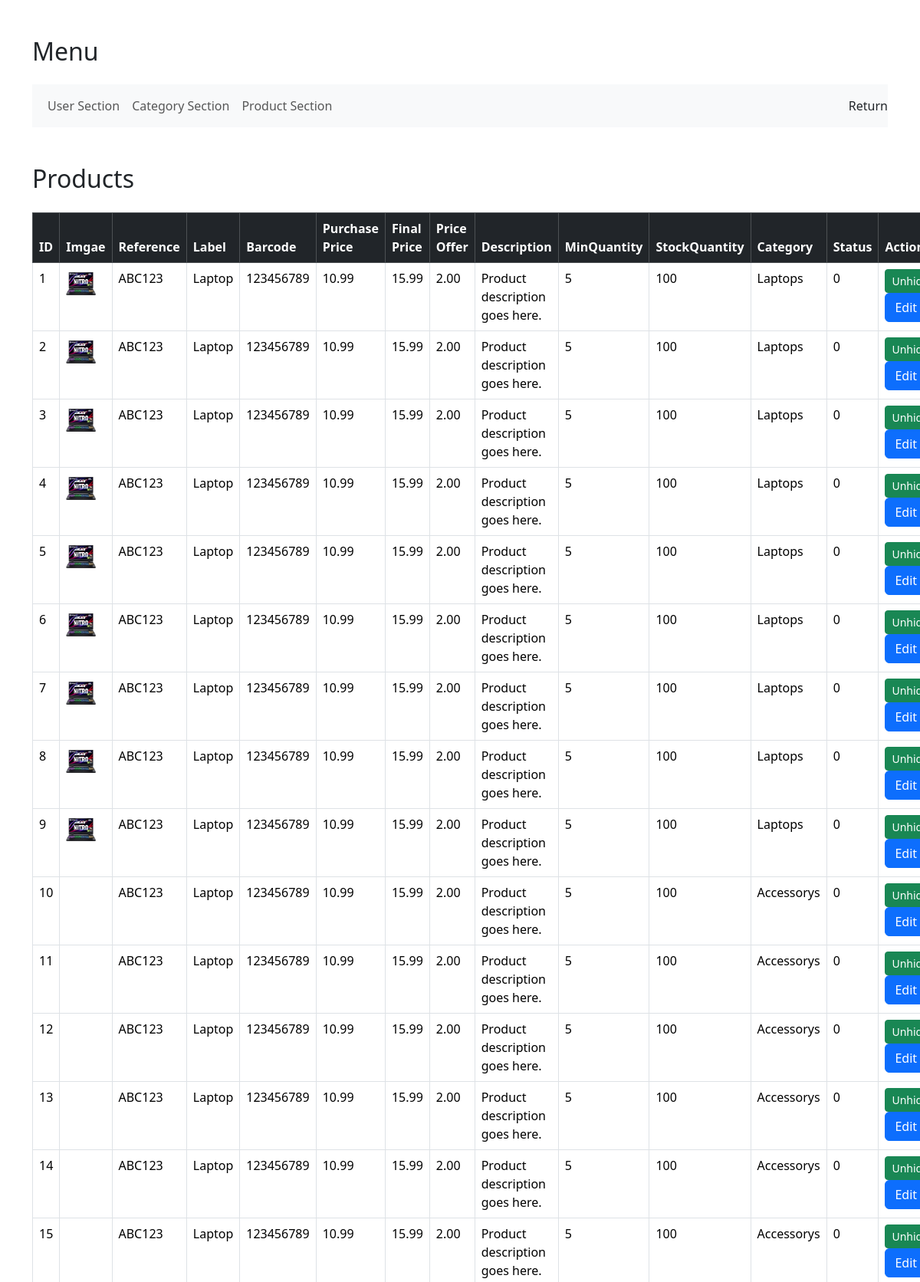
Page /dashboard.php?page=product-management (upper part) on the committed database.
### tables this page shows
CREATE TABLE Products (
    ProductID INT PRIMARY KEY AUTO_INCREMENT,
    Reference VARCHAR(255) NOT NULL,
    Image VARCHAR(255) NOT NULL,
    Barcode VARCHAR(255) NOT NULL,
    Label VARCHAR(255) NOT NULL,
    PurchasePrice DECIMAL(10, 2) NOT NULL,
    FinalPrice DECIMAL(10, 2) NOT NULL,
    PriceOffer VARCHAR(255) NOT NULL,
    Description TEXT NOT NULL,
    MinQuantity INT NOT NULL,
    StockQuantity INT NOT NULL,
    Category VARCHAR(255) NOT NULL,
    Hidden BOOLEAN DEFAULT FALSE NOT NULL
);

### product-management.php (the view, shortened to what this page needs)
<?php
include 'db_cnx.php';
$sql = "SELECT * FROM Products";
$result = $conn->query($sql);
$products = [];
if ($result->num_rows > 0) {
    while ($row = $result->fetch_assoc()) {
        $products[] = $row;
    }
}
?>
<!DOCTYPE html>
<html lang="en">
<head>
    <link href="https://cdn.jsdelivr.net/npm/bootstrap@5.3.2/dist/css/bootstrap.min.css" rel="stylesheet"
>
    <link rel="stylesheet" href="https://cdnjs.cloudflare.com/ajax/libs/font-awesome/6.0.0/css/all.min.css"
 />
</head>
<body>
    <div class="container mt-5">
        <h2 class="mb-4">Products</h2>
        <table class="table table-bordered">
            <thead class="table-dark">
                <tr>
                    <th>ID</th>
                    <th>Imgae</th>
                    <th>Reference</th>
                    <th>Label</th>
                    <th>Barcode</th>
                    <th>Purchase Price</th>
                    <th>Final Price</th>
                    <th>Price Offer</th>
                    <th>Description</th>
                    <th>MinQuantity</th>
                    <th>StockQuantity</th>
                    <th>Category</th>
                    <th>Status</th>
                    <th>Action</th>
                </tr>
            </thead>
            <tbody>
                <?php foreach ($products as $product) : ?>
                <tr>
                    <td><?php echo $product['ProductID']; ?></td>
                    <td><img class="w-75" src="<?php echo $product['Image']; ?>" alt=""></td>
                    <td><?php echo $product['Reference']; ?></td>
                    <td><?php echo $product['Label']; ?></td>
                    <td><?php echo $product['Barcode']; ?></td>
                    <td><?php echo $product['PurchasePrice']; ?></td>
                    <td><?php echo $product['FinalPrice']; ?></td>
                    <td><?php echo $product['PriceOffer']; ?></td>
                    <td><?php echo $product['Description']; ?></td>
                    <td><?php echo $product['MinQuantity']; ?></td>
                    <td><?php echo $product['StockQuantity']; ?></td>
                    <td><?php echo $product['Category']; ?></td>
                    <td><?php echo $product['Hidden']; ?></td>
                    <td>
                        <form method="post">
                            <button type="submit" name="toggleStatus"
                                class="btn btn-<?php echo $product['Hidden'] ? 'danger' : 'success'; ?> btn-sm">
                                <?php echo $product['Hidden'] ? 'Hide' : 'Unhide'; ?>
                            </button>
                        </form>
                        <button type="button" class="btn btn-primary btn"
                            onclick="showUpdateModal(<?php echo $product['ProductID']; ?>)">
                            Edit
                        </button>
                    </td>
                </tr>
                <?php endforeach; ?>
            </tbody>
        </table>
    </div>
</body>
</html>

### rows in the picture
products: ProductID "1", Image (picture), Reference "ABC123", Label "Laptop", Barcode "123456789", PurchasePrice "10.99", FinalPrice "15.99", PriceOffer "2.00", Description "Product description goes here.", MinQuantity "5", StockQuantity "100", Category "Laptops", Hidden "0", shows "Unhide"
products: ProductID "2", Image (picture), Reference "ABC123", Label "Laptop", Barcode "123456789", PurchasePrice "10.99", FinalPrice "15.99", PriceOffer "2.00", Description "Product description goes here.", MinQuantity "5", StockQuantity "100", Category "Laptops", Hidden "0", shows "Unhide"
products: ProductID "3", Image (picture), Reference "ABC123", Label "Laptop", Barcode "123456789", PurchasePrice "10.99", FinalPrice "15.99", PriceOffer "2.00", Description "Product description goes here.", MinQuantity "5", StockQuantity "100", Category "Laptops", Hidden "0", shows "Unhide"
products: ProductID "4", Image (picture), Reference "ABC123", Label "Laptop", Barcode "123456789", PurchasePrice "10.99", FinalPrice "15.99", PriceOffer "2.00", Description "Product description goes here.", MinQuantity "5", StockQuantity "100", Category "Laptops", Hidden "0", shows "Unhide"
products: ProductID "5", Image (picture), Reference "ABC123", Label "Laptop", Barcode "123456789", PurchasePrice "10.99", FinalPrice "15.99", PriceOffer "2.00", Description "Product description goes here.", MinQuantity "5", StockQuantity "100", Category "Laptops", Hidden "0", shows "Unhide"
products: ProductID "6", Image (picture), Reference "ABC123", Label "Laptop", Barcode "123456789", PurchasePrice "10.99", FinalPrice "15.99", PriceOffer "2.00", Description "Product description goes here.", MinQuantity "5", StockQuantity "100", Category "Laptops", Hidden "0", shows "Unhide"
products: ProductID "7", Image (picture), Reference "ABC123", Label "Laptop", Barcode "123456789", PurchasePrice "10.99", FinalPrice "15.99", PriceOffer "2.00", Description "Product description goes here.", MinQuantity "5", StockQuantity "100", Category "Laptops", Hidden "0", shows "Unhide"
products: ProductID "8", Image (picture), Reference "ABC123", Label "Laptop", Barcode "123456789", PurchasePrice "10.99", FinalPrice "15.99", PriceOffer "2.00", Description "Product description goes here.", MinQuantity "5", StockQuantity "100", Category "Laptops", Hidden "0", shows "Unhide"
products: ProductID "9", Image (picture), Reference "ABC123", Label "Laptop", Barcode "123456789", PurchasePrice "10.99", FinalPrice "15.99", PriceOffer "2.00", Description "Product description goes here.", MinQuantity "5", StockQuantity "100", Category "Laptops", Hidden "0", shows "Unhide"
products: ProductID "10", Reference "ABC123", Label "Laptop", Barcode "123456789", PurchasePrice "10.99", FinalPrice "15.99", PriceOffer "2.00", Description "Product description goes here.", MinQuantity "5", StockQuantity "100", Category "Accessorys", Hidden "0", shows "Unhide"
products: ProductID "11", Reference "ABC123", Label "Laptop", Barcode "123456789", PurchasePrice "10.99", FinalPrice "15.99", PriceOffer "2.00", Description "Product description goes here.", MinQuantity "5", StockQuantity "100", Category "Accessorys", Hidden "0", shows "Unhide"
products: ProductID "12", Reference "ABC123", Label "Laptop", Barcode "123456789", PurchasePrice "10.99", FinalPrice "15.99", PriceOffer "2.00", Description "Product description goes here.", MinQuantity "5", StockQuantity "100", Category "Accessorys", Hidden "0", shows "Unhide"
products: ProductID "13", Reference "ABC123", Label "Laptop", Barcode "123456789", PurchasePrice "10.99", FinalPrice "15.99", PriceOffer "2.00", Description "Product description goes here.", MinQuantity "5", StockQuantity "100", Category "Accessorys", Hidden "0", shows "Unhide"
products: ProductID "14", Reference "ABC123", Label "Laptop", Barcode "123456789", PurchasePrice "10.99", FinalPrice "15.99", PriceOffer "2.00", Description "Product description goes here.", MinQuantity "5", StockQuantity "100", Category "Accessorys", Hidden "0", shows "Unhide"
products: ProductID "15", Reference "ABC123", Label "Laptop", Barcode "123456789", PurchasePrice "10.99", FinalPrice "15.99", PriceOffer "2.00", Description "Product description goes here.", MinQuantity "5", StockQuantity "100", Category "Accessorys", Hidden "0", shows "Unhide"
